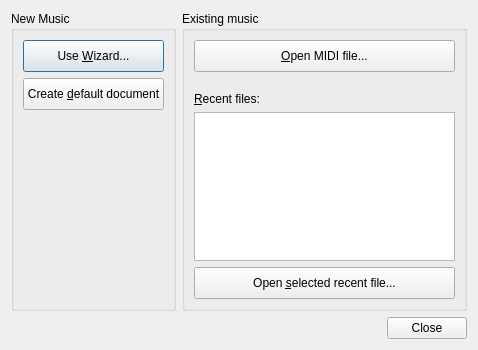
<?xml version="1.0" encoding="UTF-8"?>
<ui version="4.0">
 <class>LaunchDialog</class>
 <widget class="QDialog" name="LaunchDialog">
  <property name="geometry">
   <rect>
    <x>0</x>
    <y>0</y>
    <width>478</width>
    <height>350</height>
   </rect>
  </property>
  <property name="sizePolicy">
   <sizepolicy hsizetype="Minimum" vsizetype="Minimum">
    <horstretch>0</horstretch>
    <verstretch>0</verstretch>
   </sizepolicy>
  </property>
  <property name="minimumSize">
   <size>
    <width>0</width>
    <height>350</height>
   </size>
  </property>
  <property name="maximumSize">
   <size>
    <width>16777215</width>
    <height>350</height>
   </size>
  </property>
  <property name="windowTitle">
   <string>Speed MIDI Editor</string>
  </property>
  <property name="locale">
   <locale language="English" country="UnitedStates"/>
  </property>
  <layout class="QVBoxLayout" name="verticalLayout_3">
   <property name="sizeConstraint">
    <enum>QLayout::SetMinAndMaxSize</enum>
   </property>
   <item>
    <layout class="QHBoxLayout" name="horizontalLayout" stretch="0,0">
     <item>
      <widget class="QGroupBox" name="groupBoxCreateNewPiece">
       <property name="title">
        <string>New Music</string>
       </property>
       <layout class="QVBoxLayout" name="verticalLayout_2">
        <item>
         <widget class="QPushButton" name="pushButtonCreateNewWithTrackWizard">
          <property name="minimumSize">
           <size>
            <width>0</width>
            <height>32</height>
           </size>
          </property>
          <property name="text">
           <string>Use &amp;Wizard...</string>
          </property>
          <property name="icon">
           <iconset resource="SpeedyMidi.qrc">
            <normaloff>:/images/wand.png</normaloff>:/images/wand.png</iconset>
          </property>
         </widget>
        </item>
        <item>
         <widget class="QPushButton" name="pushButtonCreateNewDefaultDocument">
          <property name="minimumSize">
           <size>
            <width>0</width>
            <height>32</height>
           </size>
          </property>
          <property name="text">
           <string>Create &amp;default document</string>
          </property>
          <property name="icon">
           <iconset resource="SpeedyMidi.qrc">
            <normaloff>:/images/new.png</normaloff>:/images/new.png</iconset>
          </property>
         </widget>
        </item>
        <item>
         <spacer name="verticalSpacer_2">
          <property name="orientation">
           <enum>Qt::Vertical</enum>
          </property>
          <property name="sizeHint" stdset="0">
           <size>
            <width>20</width>
            <height>40</height>
           </size>
          </property>
         </spacer>
        </item>
       </layout>
      </widget>
     </item>
     <item>
      <widget class="QGroupBox" name="groupBoxOpenExistingPiece">
       <property name="title">
        <string>Existing music</string>
       </property>
       <layout class="QVBoxLayout" name="verticalLayout">
        <item>
         <widget class="QPushButton" name="pushButtonOpenMidiFile">
          <property name="minimumSize">
           <size>
            <width>0</width>
            <height>32</height>
           </size>
          </property>
          <property name="text">
           <string>&amp;Open MIDI file...</string>
          </property>
          <property name="icon">
           <iconset resource="SpeedyMidi.qrc">
            <normaloff>:/images/open.png</normaloff>:/images/open.png</iconset>
          </property>
         </widget>
        </item>
        <item>
         <spacer name="verticalSpacer">
          <property name="orientation">
           <enum>Qt::Vertical</enum>
          </property>
          <property name="sizeType">
           <enum>QSizePolicy::Fixed</enum>
          </property>
          <property name="sizeHint" stdset="0">
           <size>
            <width>20</width>
            <height>14</height>
           </size>
          </property>
         </spacer>
        </item>
        <item>
         <widget class="QLabel" name="labelRecentFiles">
          <property name="text">
           <string>&amp;Recent files:</string>
          </property>
          <property name="buddy">
           <cstring>listWidgetRecentFiles</cstring>
          </property>
         </widget>
        </item>
        <item>
         <widget class="QListWidget" name="listWidgetRecentFiles"/>
        </item>
        <item>
         <widget class="QPushButton" name="pushButtonOpenRecentFile">
          <property name="minimumSize">
           <size>
            <width>0</width>
            <height>32</height>
           </size>
          </property>
          <property name="text">
           <string>Open &amp;selected recent file...</string>
          </property>
          <property name="icon">
           <iconset resource="SpeedyMidi.qrc">
            <normaloff>:/images/open.png</normaloff>:/images/open.png</iconset>
          </property>
         </widget>
        </item>
       </layout>
      </widget>
     </item>
    </layout>
   </item>
   <item>
    <widget class="QDialogButtonBox" name="buttonBox">
     <property name="standardButtons">
      <set>QDialogButtonBox::Close</set>
     </property>
    </widget>
   </item>
  </layout>
 </widget>
 <tabstops>
  <tabstop>pushButtonCreateNewWithTrackWizard</tabstop>
  <tabstop>pushButtonCreateNewDefaultDocument</tabstop>
  <tabstop>pushButtonOpenMidiFile</tabstop>
  <tabstop>listWidgetRecentFiles</tabstop>
  <tabstop>pushButtonOpenRecentFile</tabstop>
  <tabstop>buttonBox</tabstop>
 </tabstops>
 <resources>
  <include location="SpeedyMidi.qrc"/>
 </resources>
 <connections>
  <connection>
   <sender>buttonBox</sender>
   <signal>clicked(QAbstractButton*)</signal>
   <receiver>LaunchDialog</receiver>
   <slot>reject()</slot>
   <hints>
    <hint type="sourcelabel">
     <x>402</x>
     <y>340</y>
    </hint>
    <hint type="destinationlabel">
     <x>381</x>
     <y>315</y>
    </hint>
   </hints>
  </connection>
 </connections>
</ui>
